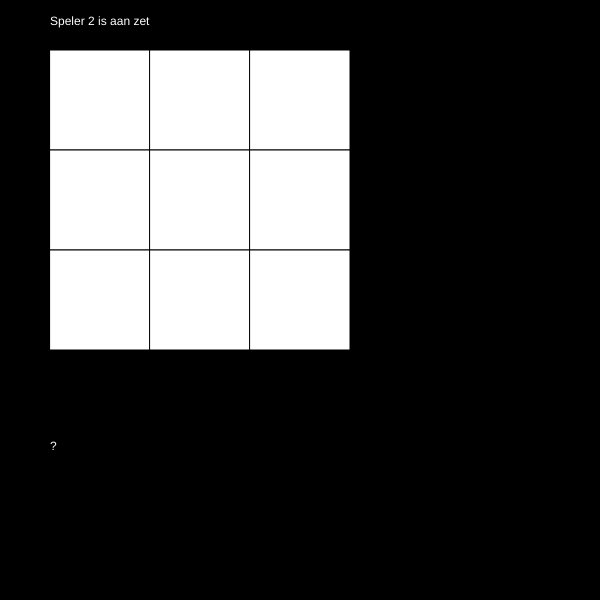
Frame 1 (no input)
Frame 60 (no input): identical to frame 1, image omitted
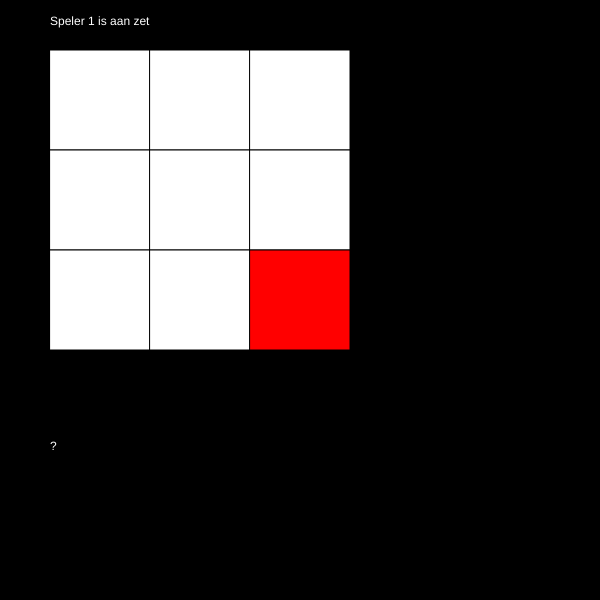
Frame 120 (the mouse pressed at the canvas centre since frame 60)

The p5.js sketch that drew these frames (run headless with seeded random() and noise() and a simulated clock; from frame 60 on, the mouse is pressed at the canvas centre):

// p5.js sketch
// ── sketch.js
let cellWidth = 100;
let cellHeight = 100;

let startXpos = 50;
let startYpos = 50;

let cell_1_Color = "white";
let cell_2_Color = "white";
let cell_3_Color = "white";
let cell_4_Color = "white";
let cell_5_Color = "white";
let cell_6_Color = "white";
let cell_7_Color = "white";
let cell_8_Color = "white";
let cell_9_Color = "white";

let player1;
let player2;

let timer = 0;
let changeTime = 100;

let welkespeler;
let kiesSpeler;
let winnendeSpeler = "?";

let clickLocked = false;
let gameEnded = false;
let winningColor;

let cell_1_Locked = false;
let cell_2_Locked = false;
let cell_3_Locked = false;
let cell_4_Locked = false;
let cell_5_Locked = false;
let cell_6_Locked = false;
let cell_7_Locked = false;
let cell_8_Locked = false;
let cell_9_Locked = false;

function setup(){
  createCanvas(600,600);

  //bepalen welke speler als eerste aan zet is
  kiesSpeler = int(random(0,2))
  
  if (kiesSpeler == 0){
    player1 = true;
    player2 = false;
  }else if (kiesSpeler == 1){
    player2 = true;
    player1 = false;
  }
}

function draw(){
  background(0);

  //welke speler is aan zet
  if (player1 == true){
    welkespeler = "Speler 1 is aan zet";
  }else if (player2 == true){
    welkespeler = "Speler 2 is aan zet";
  }
  fill(255);
  text(welkespeler,startXpos,25);

  fill(255);
  text(winnendeSpeler,startXpos,450);

  // tekenen van het grid 9 vierkanten
  
  //cel 1 linksboven
  fill(cell_1_Color);
  rect(startXpos,startYpos,cellWidth, cellHeight);
  
  //cel 2 de nieuwe x-positie is x + 1 * de breedte
  fill(cell_2_Color);
  rect(startXpos+(1*cellWidth),startYpos,cellWidth, cellHeight);
  
  //cel 3 de nieuwe x-positie is x + 2 * de breedte
  fill(cell_3_Color);
  rect(startXpos+(2*cellWidth),startYpos,cellWidth, cellHeight);

  //cel 4 
  fill(cell_4_Color);
  rect(startXpos,startYpos+(1*cellHeight),cellWidth, cellHeight);

  //cel 5
  fill(cell_5_Color);
  rect(startXpos+(1*cellWidth),startYpos+(1*cellHeight),cellWidth, cellHeight);

  //cel 6
  fill(cell_6_Color);
  rect(startXpos+(2*cellWidth),startYpos+(1*cellHeight),cellWidth, cellHeight);

  //cel 7
  fill(cell_7_Color);
  rect(startXpos,startYpos+(2*cellHeight),cellWidth, cellHeight);

  //cel 8
  fill(cell_8_Color);
  rect(startXpos+(1*cellWidth),startYpos+(2*cellHeight),cellWidth, cellHeight);
   
  //cel 9
  fill(cell_9_Color);
  rect(startXpos+(2*cellWidth),startYpos+(2*cellHeight),cellWidth, cellHeight);   

  //controleren horizontaal
  if (cell_1_Color == cell_2_Color && cell_2_Color == cell_3_Color && cell_1_Color != "white") {
    console.log("horizontaal 1-2-3");
    winningColor = cell_1_Color;
    gameEnded = true;
  }
  else if (cell_4_Color == cell_5_Color && cell_5_Color == cell_6_Color && cell_4_Color != "white") {
    console.log("horizontaal 4-5-6");
    winningColor = cell_4_Color
    gameEnded = true;
  }
  else if (cell_7_Color == cell_8_Color && cell_8_Color == cell_9_Color && cell_7_Color != "white") {
    console.log("horizontaal 7-8-9");
    winningColor = cell_7_Color
    gameEnded = true;
  }

  //controleren vertikaal
  else if (cell_1_Color == cell_4_Color && cell_4_Color == cell_7_Color && cell_1_Color != "white") {
    console.log("vertikaal 1-4-7");
    winningColor = cell_1_Color;
    gameEnded = true;
  }

  else if (cell_2_Color == cell_5_Color && cell_5_Color == cell_8_Color && cell_2_Color != "white") {
    console.log("vertikaal 2-5-8");
    winningColor = cell_2_Color
    gameEnded = true;
  }

  else if (cell_3_Color == cell_6_Color && cell_6_Color == cell_9_Color && cell_3_Color != "white") {
    console.log("vertikaal 3-6-9");
    winningColor = cell_3_Color;
    gameEnded = true;
  }

  //controleren diagonaal
  else if (cell_1_Color == cell_5_Color && cell_5_Color == cell_9_Color && cell_1_Color != "white") {
    console.log("diagonaal 1-5-9");
    winningColor = cell_1_Color;
    gameEnded = true;
  }

  else if (cell_3_Color == cell_5_Color && cell_5_Color == cell_7_Color && cell_3_Color != "white") {
    console.log("diagonaal 3-5-7");
    winningColor = cell_3_Color;
    gameEnded = true;
  }

  //reset als alle vakjes een kleur hebben
  else if(cell_1_Color!="white" && cell_2_Color!="white" && cell_3_Color!="white" && cell_4_Color!="white" && cell_5_Color!="white" && cell_6_Color!="white" && cell_7_Color!="white" && cell_7_Color!="white" && cell_8_Color!="white" && cell_9_Color!="white"){
    console.log("Gelijkspel");
    winningColor = "none";
    gameEnded = true;
  }

  if(gameEnded == true){
    clickLocked = true;
    timer++;

    if (winningColor == "blue") {
      winnendeSpeler = "Speler 1 heeft gewonnen";
    }else if(winningColor == "red"){
      winnendeSpeler = "Speler 2 heeft gewonnen";
    }else{
      winnendeSpeler = "Het is gelijkspel";
    }
  
    if (timer > changeTime) {
      cell_1_Color = "white";
      cell_2_Color = "white";
      cell_3_Color = "white";
      cell_4_Color = "white";
      cell_5_Color = "white";
      cell_6_Color = "white";
      cell_7_Color = "white";
      cell_8_Color = "white";
      cell_9_Color = "white";
      timer = 0;
      winnendeSpeler = "?";
      clickLocked = false;
      cell_1_Locked = false;
      cell_2_Locked = false;
      cell_3_Locked = false;
      cell_4_Locked = false;
      cell_5_Locked = false;
      cell_6_Locked = false;
      cell_7_Locked = false;
      cell_8_Locked = false;
      cell_9_Locked = false;
      gameEnded = false;
    }
  }
}

function mousePressed(){
  //afvangen van mouseX-positie en y positie om te bepalen boven welke cell de muis is
  
  if(!clickLocked){
  //rij 1
    if((mouseX > startXpos && mouseX < startXpos+cellWidth) && (mouseY > startYpos && mouseY < startYpos + cellHeight) && cell_1_Locked == false){
      if (player1 == true && cell_1_Color != "blue" || player1 == true && cell_1_Color != "red"){
        cell_1_Color = "blue";
        player1 = false;
        player2 = true;
        
      }else if (player2 == true && cell_1_Color != "blue" || player2 == true && cell_1_Color != "red"){
        cell_1_Color = "red";
        player1 = true;
        player2 = false;
      }
      cell_1_Locked = true;
    }

    if((mouseX > startXpos+(1*cellWidth) && mouseX < startXpos+(2*cellWidth)) && (mouseY > startYpos && mouseY < startYpos + cellHeight) && cell_2_Locked == false){
      if (player1 == true && cell_2_Color != "blue" || player1 == true && cell_2_Color != "red"){
        cell_2_Color = "blue";
        player1 = false;
        player2 = true;
      }else if (player2 == true && cell_2_Color != "blue" || player2 == true && cell_2_Color != "red"){
        cell_2_Color = "red";
        player1 = true;
        player2 = false;
      }
      cell_2_Locked = true;
    }

    if((mouseX > startXpos+(2*cellWidth) && mouseX < startXpos+(3*cellWidth)) && (mouseY > startYpos && mouseY < startYpos + cellHeight) && cell_3_Locked == false){
      if (player1 == true && cell_3_Color != "blue" || player1 == true && cell_3_Color != "red"){
        cell_3_Color = "blue";
        player1 = false;
        player2 = true;
      }else if (player2 == true && cell_3_Color != "blue" || player2 == true && cell_3_Color != "red"){
        cell_3_Color = "red";
        player1 = true;
        player2 = false;
      }
      cell_3_Locked = true;
    }

    //rij 2
    if((mouseX > startXpos && mouseX < startXpos+cellWidth) && (mouseY > startYpos+cellHeight && mouseY < startYpos + 2 *cellHeight) && cell_4_Locked == false){
      if (player1 == true && cell_4_Color != "blue" || player1 == true && cell_4_Color != "red"){
        cell_4_Color = "blue";
        player1 = false;
        player2 = true;
      }else if (player2 == true && cell_4_Color != "blue" || player2 == true && cell_4_Color != "red"){
        cell_4_Color = "red";
        player1 = true;
        player2 = false;
      }
      cell_4_Locked = true;
    }

    if((mouseX > startXpos+(1*cellWidth) && mouseX < startXpos+(2*cellWidth)) && (mouseY > startYpos+cellHeight && mouseY < startYpos + 2*cellHeight) && cell_5_Locked == false){
      if (player1 == true && cell_5_Color != "blue" || player1 == true && cell_5_Color != "red"){
        cell_5_Color = "blue";
        player1 = false;
        player2 = true;
      }else if (player2 == true && cell_5_Color != "blue" || player2 == true && cell_5_Color != "red"){
        cell_5_Color = "red";
        player1 = true;
        player2 = false;
      }
      cell_5_Locked = true;
    }

    if((mouseX > startXpos+(2*cellWidth) && mouseX < startXpos+(3*cellWidth)) && (mouseY > startYpos+cellHeight && mouseY < startYpos + 2*cellHeight) && cell_6_Locked == false){
      if (player1 == true && cell_6_Color != "blue" || player1 == true && cell_6_Color != "red"){
        cell_6_Color = "blue";
        player1 = false;
        player2 = true;
      }else if (player2 == true && cell_6_Color != "blue" || player2 == true && cell_6_Color != "red"){
        cell_6_Color = "red";
        player1 = true;
        player2 = false;
      }
      cell_6_Locked = true;
    }

    //rij 3
    if((mouseX > startXpos && mouseX < startXpos+cellWidth) && (mouseY > startYpos+2* cellHeight && mouseY < startYpos + 3 *cellHeight) && cell_7_Locked == false){
      if (player1 == true && cell_7_Color != "blue" || player1 == true && cell_7_Color != "red"){
        cell_7_Color = "blue";
        player1 = false;
        player2 = true;
      }else if (player2 == true && cell_7_Color != "blue" || player2 == true && cell_7_Color != "red"){
        cell_7_Color = "red";
        player1 = true;
        player2 = false;
      }
      cell_7_Locked = true;
    }
    
    if((mouseX > startXpos+(1*cellWidth) && mouseX < startXpos+(2*cellWidth)) && (mouseY > startYpos+2*cellHeight && mouseY < startYpos + 3*cellHeight) && cell_8_Locked == false){
      if (player1 == true && cell_8_Color != "blue" || player1 == true && cell_8_Color != "red"){
        cell_8_Color = "blue";
        player1 = false;
        player2 = true;
      }else if (player2 == true && cell_8_Color != "blue" || player2 == true && cell_8_Color != "red"){
        cell_8_Color = "red";
        player1 = true;
        player2 = false;
      }
      cell_8_Locked = true;
    }
    
    if((mouseX > startXpos+(2*cellWidth) && mouseX < startXpos+(3*cellWidth)) && (mouseY > startYpos+2*cellHeight && mouseY < startYpos + 3*cellHeight) && cell_9_Locked == false){
      if (player1 == true && cell_9_Color != "blue" || player1 == true && cell_9_Color != "red"){
        cell_9_Color = "blue";
        player1 = false;
        player2 = true;
      }else if (player2 == true && cell_9_Color != "blue" || player2 == true && cell_9_Color != "red"){
        cell_9_Color = "red";
        player1 = true;
        player2 = false;
      }
      cell_9_Locked = true;
    }
  }
}
